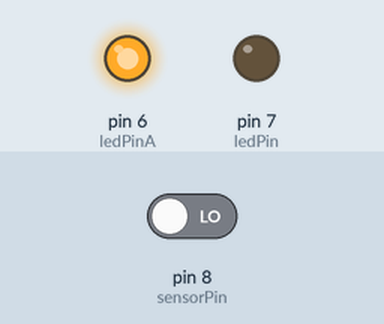
Simulated run of this sketch. Board: Arduino Uno, built with avr-gcc and run on an emulated ATmega328P. Shown: output pins drawn as LEDs (lit = HIGH). The test bench sets the inputs (shaded band); at power-on: pin 8 (sensorPin) LOW. What the sketch prints to the serial monitor is not drawn.

Above: at 1.2 s.
1.3 s: pin 8 (sensorPin) driven HIGH
At 2.5 s:
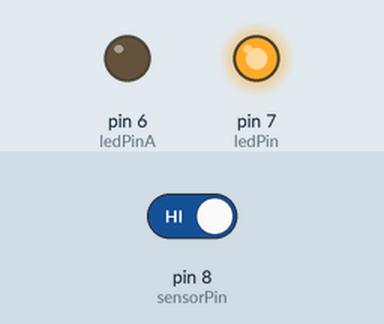
2.8 s: pin 8 (sensorPin) driven LOW
At 4.1 s:
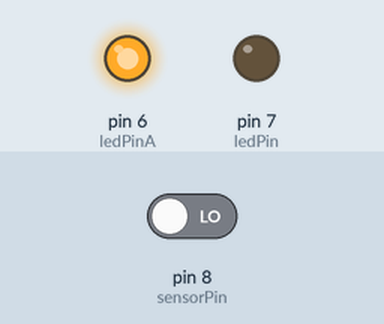
Timing chart, 0 to 5.8 s (numbered marks = the images above; inputs shaded):
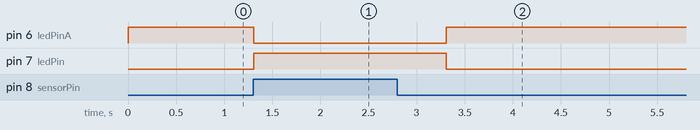

Measured:
- after the input at 1.3 s, pin 6 (ledPinA): HIGH → LOW at once; pin 7 (ledPin): LOW → HIGH at once
- after the input at 2.8 s, pin 6 (ledPinA): LOW → HIGH after 0.51 s; pin 7 (ledPin): HIGH → LOW after 0.51 s

The sketch:

4GeluidsSensorLicht2.ino
```cpp
/*
 * Rui Santos
 * Complete Project Details https://randomnerdtutorials.com
*/
int ledPinA=6;
int ledPin=7;
int sensorPin=8;
boolean val=0;

void setup(){
 pinMode(ledPinA, OUTPUT);
 pinMode(ledPin, OUTPUT);
  pinMode(sensorPin, INPUT);
  Serial.begin (9600);
}

void loop (){
  val = digitalRead(sensorPin);
  Serial.println(val);
  // when the sensor detects a signal above the threshold value, LED flashes
  if (val==HIGH) {
    digitalWrite(ledPin, HIGH);
    digitalWrite(ledPinA, LOW);
    delay(2000);
  }
  else {
    digitalWrite(ledPin, LOW);
      digitalWrite(ledPinA, HIGH);
  }
}
```
